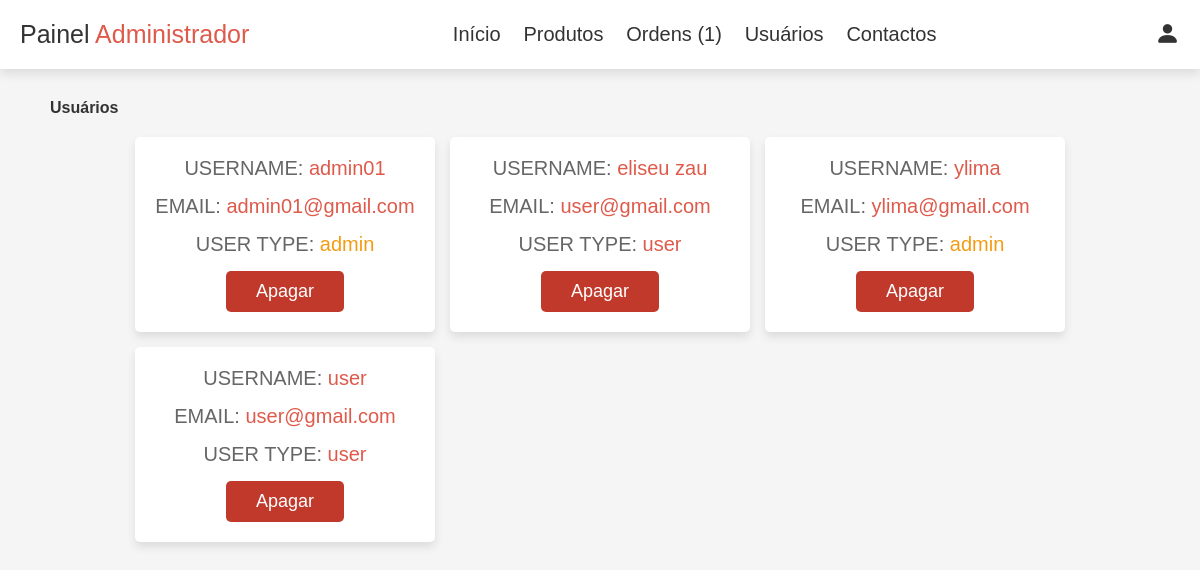
Screenshot of /admin_users.php (signed in) with the database file from the repository.
### tables this page shows
CREATE TABLE `users` (
  `id` int(11) NOT NULL,
  `name` varchar(45) DEFAULT NULL,
  `email` varchar(45) DEFAULT NULL,
  `password` varchar(45) DEFAULT NULL,
  `user_type` varchar(45) DEFAULT NULL
);

### admin_users.php (the view, shortened to what this page needs)
<?php
include 'config.php';
?>
<!DOCTYPE html>
<html lang="en">
<head>
    <link rel="stylesheet" href="https://cdn.jsdelivr.net/npm/bootstrap-icons@1.10.3/font/bootstrap-icons.css">
    <link rel="stylesheet" href="bootstrap-icons/bootstrap-icons.css">
    <link rel="stylesheet" href="css/admin_style.css">
</head>
<body>
    <?php
    include 'admin_header.php';
    ?>
    <section class="users">
        <h1 class="tittle">Usuários</h1>
        <div class="box-container">
            <?php
            $select_users = mysqli_query($conn, "SELECT * FROM `users`") or die('quer failed');
            while ($fetch_users = mysqli_fetch_assoc($select_users)) {
            ?>
            <div class="box">
                <p>USERNAME: <span><?php echo $fetch_users['name']; ?></span></p>
                <p>EMAIL: <span><?php echo $fetch_users['email']; ?></span></p>
                <p>USER TYPE: <span style="color:<?php if($fetch_users['user_type'] == 'admin'){echo 'var(--orange)';} ?>" ><?php echo $fetch_users['user_type']; ?></span></p>
                <a href="admin_users.php?delete=<?php echo $fetch_users['id']; ?>" onclick="return confirm('delete this user?');" class="delete-btn">Apagar</a>
            </div>
            <?php
            };
            ?>
        </div>
    </section>
</body>
</html>

### css/admin_style.css (style rules this page uses)
:root { --purple: #de5a4b; --red: #c0392b; --orange: #f39c12; --black: #333; --white: #fff; --light-color: #666; --light-white: #ccc; --light-bg: #f5f5f5; --border: 1px solid #333; --box-shadow: 0 .5rem 1rem rgba(0, 0, 0, .1); }
* { font-family: 'Rubik', sans-serif; margin: 0;padding: 0; box-sizing: border-box; outline: none;border: none; text-decoration: none; transition: all .2s linear; }
html { font-size: 62.5%; overflow-x: hidden; }
body { background: var(--light-bg); }
section { padding: 3rem 2rem; }
.tittle { margin-left: 30px; margin-bottom: 2rem; color: var(--black); font-weight: 600; font-size: 1.6rem; }
.btn, .option-btn, .delete-btn, .white-btn { display: inline-block; margin-top: 1rem; padding: 1rem 3rem; cursor: pointer; color: var(--white); font-size: 1.8rem; border-radius: .5rem; text-transform: capitalize; }
.delete-btn { background-color: var(--red); }
.users .box-container { display: grid; grid-template-columns: repeat(auto-fit, 30rem); justify-content: center; gap: 1.5rem; max-width: 1200px; margin: 0 auto; align-items: flex-start; }
.users .box-container .box { background-color: var(--white); padding: 2rem; box-shadow: var(--box-shadow); border-radius: .5rem; text-align: center; }
.users .box-container .box p { padding-bottom: 1.5rem; font-size: 2rem; color: var(--light-color); }
.users .box-container .box p span { color: var(--purple); }
.users .box-container .box .delete-btn { margin-top: 0; }

### rows the page displays
users: name "admin01", email "admin01@gmail.com", user_type "admin"
users: name "eliseu zau", email "user@gmail.com", user_type "user"
users: name "ylima", email "ylima@gmail.com", user_type "admin"
users: name "user", email "user@gmail.com", user_type "user"

### other values shown
mysqli_num_rows($order_query) "1"
